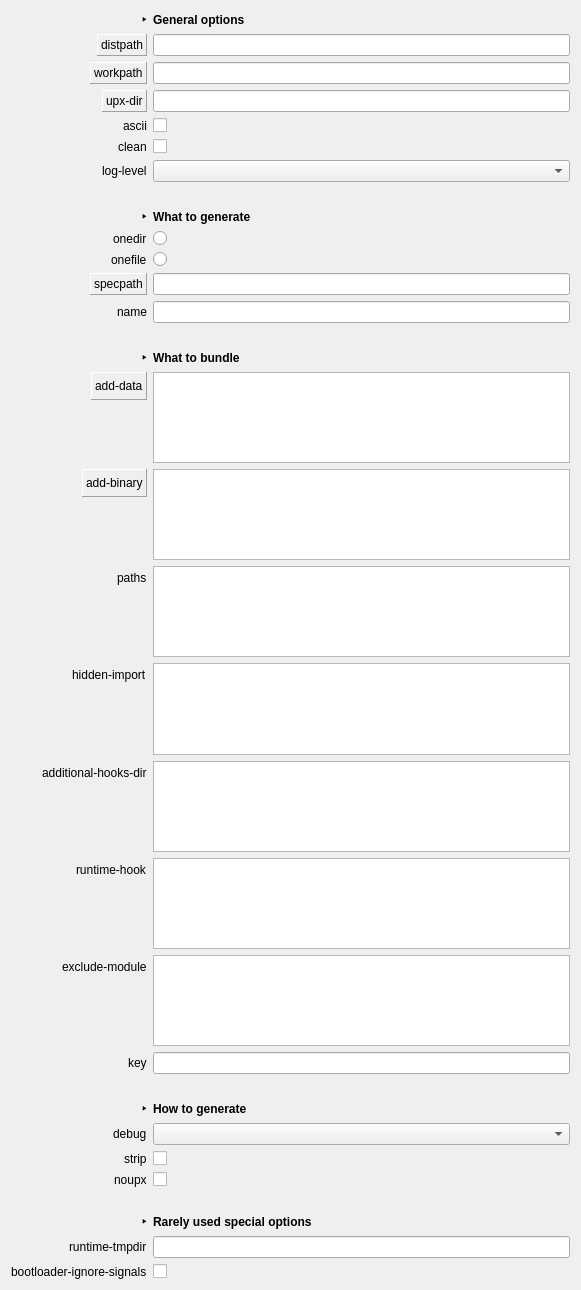
                  <widget class="QWidget" name="scrollAreaWidgetContents">
                   <property name="geometry">
                    <rect>
                     <x>0</x>
                     <y>0</y>
                     <width>581</width>
                     <height>1290</height>
                    </rect>
                   </property>
                   <layout class="QGridLayout" name="gridLayout_16">
                    <item row="1" column="0">
                     <layout class="QFormLayout" name="formLayout">
                      <property name="fieldGrowthPolicy">
                       <enum>QFormLayout::AllNonFixedFieldsGrow</enum>
                      </property>
                      <property name="labelAlignment">
                       <set>Qt::AlignRight|Qt::AlignTrailing|Qt::AlignVCenter</set>
                      </property>
                      <item row="0" column="1">
                       <widget class="QLabel" name="label_5">
                        <property name="font">
                         <font>
                          <weight>75</weight>
                          <bold>true</bold>
                         </font>
                        </property>
                        <property name="text">
                         <string>General options</string>
                        </property>
                       </widget>
                      </item>
                      <item row="1" column="0">
                       <widget class="QLabel" name="lblDistPath">
                        <property name="frameShape">
                         <enum>QFrame::Panel</enum>
                        </property>
                        <property name="frameShadow">
                         <enum>QFrame::Raised</enum>
                        </property>
                        <property name="text">
                         <string>distpath</string>
                        </property>
                       </widget>
                      </item>
                      <item row="1" column="1">
                       <widget class="QLineEdit" name="txtDistPath"/>
                      </item>
                      <item row="2" column="0">
                       <widget class="QLabel" name="lblWorkPath">
                        <property name="frameShape">
                         <enum>QFrame::Panel</enum>
                        </property>
                        <property name="frameShadow">
                         <enum>QFrame::Raised</enum>
                        </property>
                        <property name="text">
                         <string>workpath</string>
                        </property>
                       </widget>
                      </item>
                      <item row="2" column="1">
                       <widget class="QLineEdit" name="txtWorkPath"/>
                      </item>
                      <item row="3" column="0">
                       <widget class="QLabel" name="lblUPXDir">
                        <property name="frameShape">
                         <enum>QFrame::Panel</enum>
                        </property>
                        <property name="frameShadow">
                         <enum>QFrame::Raised</enum>
                        </property>
                        <property name="text">
                         <string>upx-dir</string>
                        </property>
                       </widget>
                      </item>
                      <item row="3" column="1">
                       <widget class="QLineEdit" name="txtUPXDir"/>
                      </item>
                      <item row="4" column="0">
                       <widget class="QLabel" name="label_7">
                        <property name="text">
                         <string>ascii</string>
                        </property>
                       </widget>
                      </item>
                      <item row="4" column="1">
                       <widget class="QCheckBox" name="chkAscii">
                        <property name="text">
                         <string/>
                        </property>
                       </widget>
                      </item>
                      <item row="5" column="0">
                       <widget class="QLabel" name="label_8">
                        <property name="text">
                         <string>clean</string>
                        </property>
                       </widget>
                      </item>
                      <item row="5" column="1">
                       <widget class="QCheckBox" name="chkClean">
                        <property name="text">
                         <string/>
                        </property>
                       </widget>
                      </item>
                      <item row="6" column="0">
                       <widget class="QLabel" name="label_9">
                        <property name="text">
                         <string>log-level</string>
                        </property>
                       </widget>
                      </item>
                      <item row="6" column="1">
                       <widget class="QComboBox" name="cbxLogLevel"/>
                      </item>
                      <item row="8" column="1">
                       <widget class="QLabel" name="label_10">
                        <property name="font">
                         <font>
                          <weight>75</weight>
                          <bold>true</bold>
                         </font>
                        </property>
                        <property name="text">
                         <string>What to generate</string>
                        </property>
                       </widget>
                      </item>
                      <item row="9" column="0">
                       <widget class="QLabel" name="label_11">
                        <property name="text">
                         <string>onedir</string>
                        </property>
                       </widget>
                      </item>
                      <item row="9" column="1">
                       <widget class="QRadioButton" name="chkOneDir">
                        <property name="text">
                         <string/>
                        </property>
                       </widget>
                      </item>
                      <item row="10" column="0">
                       <widget class="QLabel" name="label_12">
                        <property name="text">
                         <string>onefile</string>
                        </property>
                       </widget>
                      </item>
                      <item row="11" column="0">
                       <widget class="QLabel" name="lblSpecPath">
                        <property name="frameShape">
                         <enum>QFrame::Panel</enum>
                        </property>
                        <property name="frameShadow">
                         <enum>QFrame::Raised</enum>
                        </property>
                        <property name="text">
                         <string>specpath</string>
                        </property>
                       </widget>
                      </item>
                      <item row="11" column="1">
                       <widget class="QLineEdit" name="txtSpecPath"/>
                      </item>
                      <item row="12" column="0">
                       <widget class="QLabel" name="label_14">
                        <property name="text">
                         <string>name</string>
                        </property>
                       </widget>
                      </item>
                      <item row="12" column="1">
                       <widget class="QLineEdit" name="txtName"/>
                      </item>
                      <item row="14" column="1">
                       <widget class="QLabel" name="label_15">
                        <property name="font">
                         <font>
                          <weight>75</weight>
                          <bold>true</bold>
                         </font>
                        </property>
                        <property name="text">
                         <string>What to bundle</string>
                        </property>
                       </widget>
                      </item>
                      <item row="15" column="0">
                       <widget class="QLabel" name="lblAddData">
                        <property name="font">
                         <font>
                          <weight>50</weight>
                          <italic>false</italic>
                          <bold>false</bold>
                         </font>
                        </property>
                        <property name="frameShape">
                         <enum>QFrame::Panel</enum>
                        </property>
                        <property name="frameShadow">
                         <enum>QFrame::Raised</enum>
                        </property>
                        <property name="text">
                         <string>add-data</string>
                        </property>
                       </widget>
                      </item>
                      <item row="15" column="1">
                       <widget class="QListWidget" name="lstAddData"/>
                      </item>
                      <item row="16" column="0">
                       <widget class="QLabel" name="lblAddBinary">
                        <property name="frameShape">
                         <enum>QFrame::Panel</enum>
                        </property>
                        <property name="frameShadow">
                         <enum>QFrame::Raised</enum>
                        </property>
                        <property name="text">
                         <string>add-binary</string>
                        </property>
                       </widget>
                      </item>
                      <item row="16" column="1">
                       <widget class="QListWidget" name="lstAddBinary"/>
                      </item>
                      <item row="17" column="0">
                       <widget class="QLabel" name="label_18">
                        <property name="text">
                         <string>paths</string>
                        </property>
                       </widget>
                      </item>
                      <item row="17" column="1">
                       <widget class="QListWidget" name="listWidget_3"/>
                      </item>
                      <item row="18" column="0">
                       <widget class="QLabel" name="label_19">
                        <property name="text">
                         <string>hidden-import</string>
                        </property>
                       </widget>
                      </item>
                      <item row="18" column="1">
                       <widget class="QListWidget" name="listWidget_4"/>
                      </item>
                      <item row="19" column="0">
                       <widget class="QLabel" name="label_20">
                        <property name="text">
                         <string>additional-hooks-dir</string>
                        </property>
                       </widget>
                      </item>
                      <item row="19" column="1">
                       <widget class="QListWidget" name="listWidget_5"/>
                      </item>
                      <item row="20" column="0">
                       <widget class="QLabel" name="label_21">
                        <property name="text">
                         <string>runtime-hook</string>
                        </property>
                       </widget>
                      </item>
                      <item row="20" column="1">
                       <widget class="QListWidget" name="listWidget_6"/>
                      </item>
                      <item row="21" column="0">
                       <widget class="QLabel" name="label_22">
                        <property name="text">
                         <string>exclude-module</string>
                        </property>
                       </widget>
                      </item>
                      <item row="21" column="1">
                       <widget class="QListWidget" name="listWidget_7"/>
                      </item>
                      <item row="22" column="0">
                       <widget class="QLabel" name="label_23">
                        <property name="text">
                         <string>key</string>
                        </property>
                       </widget>
                      </item>
                      <item row="22" column="1">
                       <widget class="QLineEdit" name="txtKeyBuild"/>
                      </item>
                      <item row="24" column="1">
                       <widget class="QLabel" name="label_24">
                        <property name="font">
                         <font>
                          <weight>75</weight>
                          <bold>true</bold>
                         </font>
                        </property>
                        <property name="text">
                         <string>How to generate</string>
                        </property>
                       </widget>
                      </item>
                      <item row="25" column="0">
                       <widget class="QLabel" name="label_26">
                        <property name="text">
                         <string>debug</string>
                        </property>
                       </widget>
                      </item>
                      <item row="25" column="1">
                       <widget class="QComboBox" name="cbxDebug"/>
                      </item>
                      <item row="26" column="0">
                       <widget class="QLabel" name="label_28">
                        <property name="text">
                         <string>strip</string>
                        </property>
                       </widget>
                      </item>
                      <item row="26" column="1">
                       <widget class="QCheckBox" name="chkStrip">
                        <property name="text">
                         <string/>
                        </property>
                       </widget>
                      </item>
                      <item row="27" column="0">
                       <widget class="QLabel" name="label_29">
                        <property name="text">
                         <string>noupx</string>
                        </property>
                       </widget>
                      </item>
                      <item row="27" column="1">
                       <widget class="QCheckBox" name="chkNoUPX">
                        <property name="text">
                         <string/>
                        </property>
                       </widget>
                      </item>
                      <item row="29" column="1">
                       <widget class="QLabel" name="label_27">
                        <property name="font">
                         <font>
                          <weight>75</weight>
                          <bold>true</bold>
                         </font>
                        </property>
                        <property name="text">
                         <string>Rarely used special options</string>
                        </property>
                       </widget>
                      </item>
                      <item row="30" column="0">
                       <widget class="QLabel" name="label_31">
                        <property name="text">
                         <string>runtime-tmpdir</string>
                        </property>
                       </widget>
                      </item>
                      <item row="31" column="0">
                       <widget class="QLabel" name="label_30">
                        <property name="text">
                         <string>bootloader-ignore-signals</string>
                        </property>
                       </widget>
                      </item>
                      <item row="30" column="1">
                       <widget class="QLineEdit" name="lineEdit_7"/>
                      </item>
                      <item row="31" column="1">
                       <widget class="QCheckBox" name="checkBox_5">
                        <property name="text">
                         <string/>
                        </property>
                       </widget>
                      </item>
                      <item row="10" column="1">
                       <widget class="QRadioButton" name="chkOneFile">
                        <property name="text">
                         <string/>
                        </property>
                       </widget>
                      </item>
                      <item row="28" column="1">
                       <widget class="QLabel" name="label_48">
                        <property name="text">
                         <string/>
                        </property>
                       </widget>
                      </item>
                      <item row="23" column="1">
                       <widget class="QLabel" name="label_49">
                        <property name="text">
                         <string/>
                        </property>
                       </widget>
                      </item>
                      <item row="13" column="1">
                       <widget class="QLabel" name="label_50">
                        <property name="text">
                         <string/>
                        </property>
                       </widget>
                      </item>
                      <item row="7" column="1">
                       <widget class="QLabel" name="label_51">
                        <property name="text">
                         <string/>
                        </property>
                       </widget>
                      </item>
                      <item row="0" column="0">
                       <widget class="QLabel" name="label_52">
                        <property name="font">
                         <font>
                          <weight>75</weight>
                          <bold>true</bold>
                         </font>
                        </property>
                        <property name="text">
                         <string>‣</string>
                        </property>
                       </widget>
                      </item>
                      <item row="8" column="0">
                       <widget class="QLabel" name="label_53">
                        <property name="font">
                         <font>
                          <weight>75</weight>
                          <bold>true</bold>
                         </font>
                        </property>
                        <property name="text">
                         <string>‣</string>
                        </property>
                       </widget>
                      </item>
                      <item row="14" column="0">
                       <widget class="QLabel" name="label_54">
                        <property name="font">
                         <font>
                          <weight>75</weight>
                          <bold>true</bold>
                         </font>
                        </property>
                        <property name="text">
                         <string>‣</string>
                        </property>
                       </widget>
                      </item>
                      <item row="24" column="0">
                       <widget class="QLabel" name="label_55">
                        <property name="font">
                         <font>
                          <weight>75</weight>
                          <bold>true</bold>
                         </font>
                        </property>
                        <property name="text">
                         <string>‣</string>
                        </property>
                       </widget>
                      </item>
                      <item row="29" column="0">
                       <widget class="QLabel" name="label_56">
                        <property name="font">
                         <font>
                          <weight>75</weight>
                          <bold>true</bold>
                         </font>
                        </property>
                        <property name="text">
                         <string>‣</string>
                        </property>
                       </widget>
                      </item>
                     </layout>
                    </item>
                   </layout>
                  </widget>
